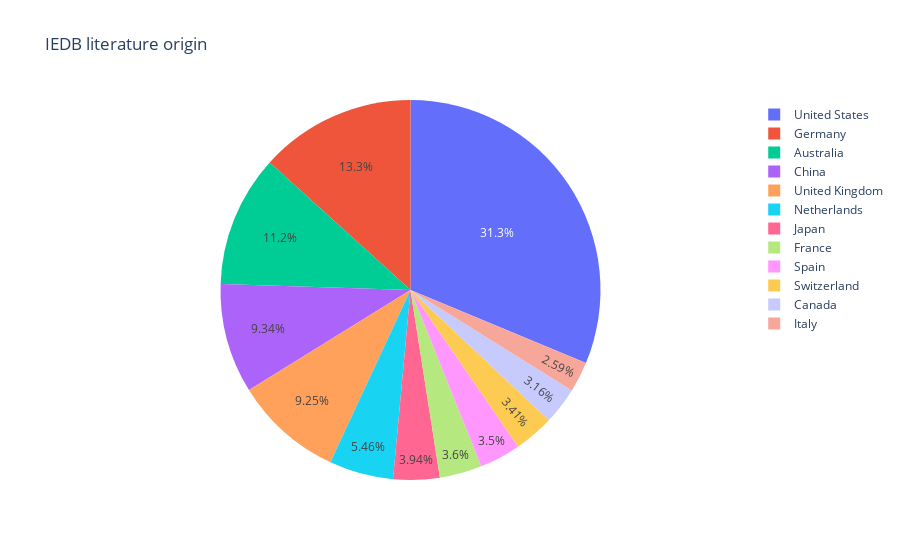

The code cell stored with this chart in its notebook:
### Code cell
import plotly.express as px

#pd_aff_counts.loc[pd_aff_counts['precentage'] < 0.01, 'countries'] = 'Other countries' # Represent only large countries
fig = px.pie(pd_aff_counts[pd_aff_counts["precentage"]>0.02], values='precentage', names='country', title='IEDB literature origin')
fig.show()

### Figure 1 — Plotly figure (JSON) as saved in the notebook; plotly's stock layout.template omitted (floating-point values rounded to 4 significant figures)
{"data": [{"domain": {"x": [0, 1], "y": [0, 1]}, "hovertemplate": "country=%{label}<br>precentage=%{value}<extra></extra>", "labels": ["Australia", "Canada", "China", "France", "Germany", "Italy", "Japan", "Netherlands", "Spain", "Switzerland", "United Kingdom", "United States"], "legendgroup": "", "name": "", "showlegend": true, "type": "pie", "values": [0.09845, 0.02773, 0.08209, 0.03161, 0.1167, 0.02274, 0.03466, 0.04798, 0.03078, 0.02995, 0.08125, 0.2748]}], "layout": {"legend": {"tracegroupgap": 0}, "title": {"text": "IEDB literature origin"}}}
